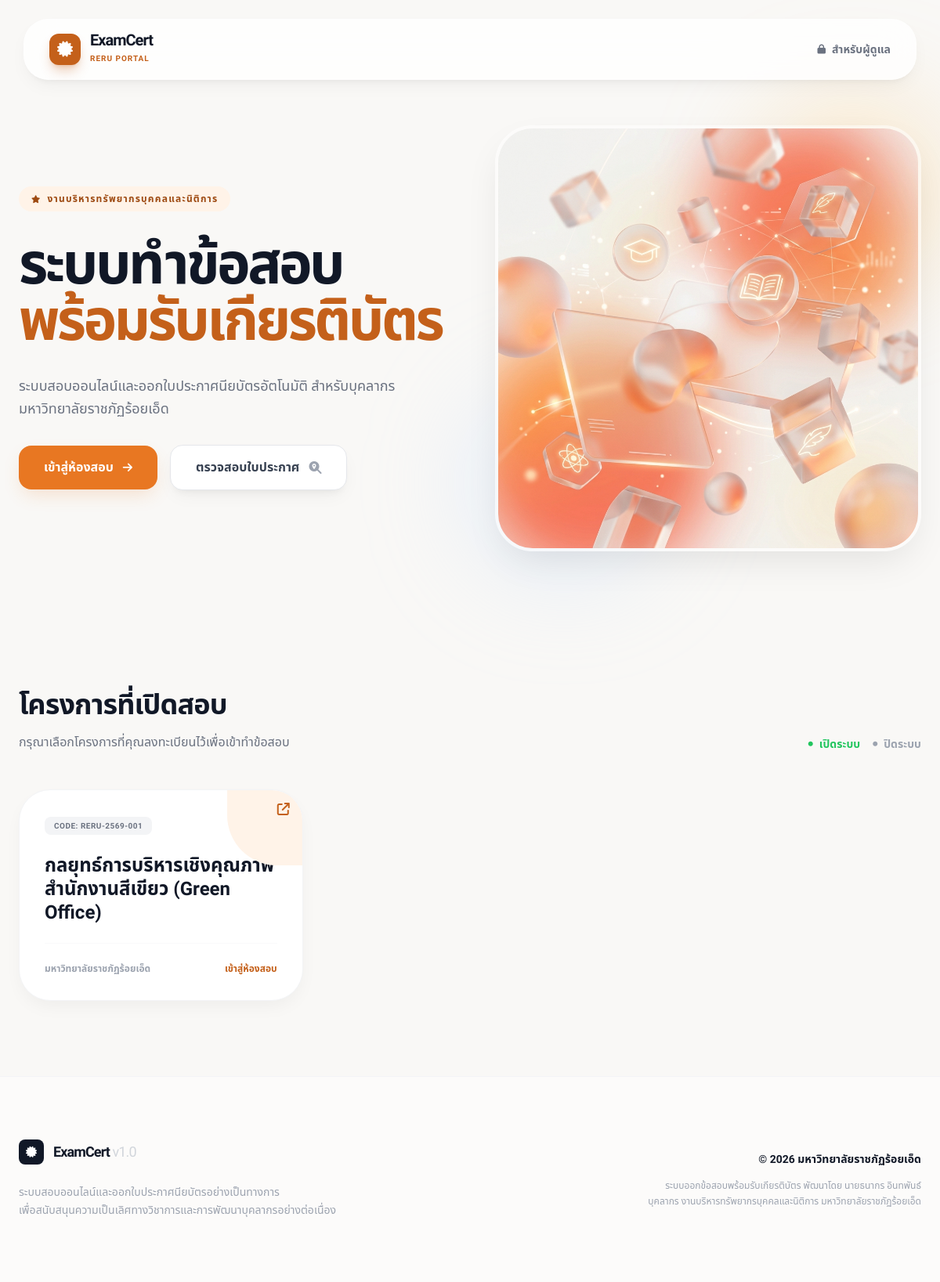
The page / on the database its author committed.
### tables this page shows
CREATE TABLE `projects` (
  `id` int NOT NULL AUTO_INCREMENT,
  `name` varchar(255) NOT NULL,
  `code` varchar(50) DEFAULT NULL,
  `description` text,
  `organizer` varchar(255) DEFAULT NULL,
  `location` varchar(255) DEFAULT NULL,
  `start_date` date DEFAULT NULL,
  `end_date` date DEFAULT NULL,
  `exam_start` datetime DEFAULT NULL,
  `exam_end` datetime DEFAULT NULL,
  `manual_override` tinyint(1) DEFAULT '0',
  `warning_before` int DEFAULT '30',
  `allow_early_login` tinyint(1) DEFAULT '0',
  `auto_submit_on_close` tinyint(1) DEFAULT '1',
  `pass_score` decimal(5,2) DEFAULT '70.00',
  `max_attempts` int DEFAULT '1',
  `time_limit_min` int DEFAULT '60',
  `question_count` int DEFAULT '0',
  `randomize_questions` tinyint(1) DEFAULT '1',
  `randomize_choices` tinyint(1) DEFAULT '1',
  `show_result_immediately` tinyint(1) DEFAULT '1',
  `cert_template_id` int DEFAULT NULL,
  `cert_number_prefix` varchar(20) DEFAULT 'CERT',
  `cert_sequence` int DEFAULT '1',
  `status` enum('draft','active','closed') DEFAULT 'draft',
  `created_by` int DEFAULT NULL,
  `created_at` timestamp NULL DEFAULT CURRENT_TIMESTAMP,
  `updated_at` timestamp NULL DEFAULT CURRENT_TIMESTAMP ON UPDATE CURRENT_TIMESTAMP,
  PRIMARY KEY (`id`),
  UNIQUE KEY `code` (`code`),
  KEY `cert_template_id` (`cert_template_id`),
  KEY `created_by` (`created_by`),
  CONSTRAINT `projects_ibfk_1` FOREIGN KEY (`cert_template_id`) REFERENCES `cert_templates` (`id`),
  CONSTRAINT `projects_ibfk_2` FOREIGN KEY (`created_by`) REFERENCES `admins` (`id`)
);

### config/config.php (called while the page is built, shortened)
<?php
function e(?string $value): string
{
    return htmlspecialchars((string) $value, ENT_QUOTES, 'UTF-8');
}
require_once __DIR__ . '/database.php';

### config/database.php (called while the page is built, shortened)
<?php
require_once __DIR__ . '/config.php';
function getDB(): PDO
{
    $dsn = sprintf('mysql:host=%s;dbname=%s;charset=%s', DB_HOST, DB_NAME, DB_CHARSET);
    try {
        $pdo = new PDO($dsn, DB_USER, DB_PASS, [
            PDO::ATTR_ERRMODE => PDO::ERRMODE_EXCEPTION,
            PDO::ATTR_DEFAULT_FETCH_MODE => PDO::FETCH_ASSOC,
            PDO::ATTR_EMULATE_PREPARES => false,
        ]);
        $pdo->exec("SET time_zone = '+07:00'");
        return $pdo;
    } catch (PDOException $e) {
        error_log('Database connection failed: ' . $e->getMessage());
        http_response_code(500);
        exit('Database connection failed.');
    }
}

### models/Project.php (called while the page is built, shortened)
<?php
function getAllProjects(): array
{
    $stmt = getDB()->query('
        SELECT p.*,
            (SELECT COUNT(*) FROM participants pp WHERE pp.project_id = p.id) AS participant_count,
            (SELECT COUNT(*) FROM questions q WHERE q.project_id = p.id) AS question_count_total
        FROM projects p
        ORDER BY p.created_at DESC
    ');
    return $stmt->fetchAll();
}

### views/public/landing.php (the view, shortened to what this page needs)
<?php
require VIEWS_PATH . '/layout/header.php';
?>
<div class="min-h-screen">
    <nav class="fixed top-6 left-1/2 -translate-x-1/2 z-50 w-[95%] max-w-7xl">
        <div class="glass shadow-soft rounded-[2rem] px-8 py-4 flex justify-between items-center border border-white/50">
            <div class="flex items-center gap-3">
                <div class="w-10 h-10 bg-primary-500 rounded-xl flex items-center justify-center text-white shadow-lg shadow-primary-500/30">
                    <i class="fas fa-certificate text-xl"></i>
                </div>
                <div>
                    <span class="text-xl font-extrabold tracking-tighter text-gray-900 block leading-none">ExamCert</span>
                    <span class="text-[10px] font-bold text-primary-500 uppercase tracking-widest leading-none">RERU Portal</span>
                </div>
            </div>
            <div class="flex items-center gap-6">
                <a href="<?= e(BASE_URL) ?>/admin/login.php" class="text-sm font-bold text-gray-500 hover:text-primary-500 transition-colors flex items-center gap-2">
                    <i class="fas fa-lock text-xs"></i> สำหรับผู้ดูแล
                </a>
            </div>
        </div>
    </nav>
    <header class="pt-40 pb-20 px-6">
        <div class="max-w-7xl mx-auto grid lg:grid-cols-2 gap-16 items-center">
            <div class="space-y-8 text-center lg:text-left">
                <div class="inline-flex items-center gap-2 px-4 py-2 bg-primary-50 text-primary-600 rounded-full text-xs font-extrabold uppercase tracking-widest animate-bounce">
                    <i class="fas fa-star text-[10px]"></i> งานบริหารทรัพยากรบุคคลและนิติการ
                </div>
                <h1 class="text-5xl md:text-7xl font-extrabold text-gray-900 leading-[1.1] tracking-tighter">
                    ระบบทำข้อสอบ<br>
                    <span class="text-primary-500">พร้อมรับเกียรติบัตร</span>
                </h1>
                <p class="text-lg text-gray-500 font-medium max-w-xl mx-auto lg:mx-0 leading-relaxed">
                    ระบบสอบออนไลน์และออกใบประกาศนียบัตรอัตโนมัติ สำหรับบุคลากรมหาวิทยาลัยราชภัฏร้อยเอ็ด
                </p>
                <div class="flex flex-wrap items-center justify-center lg:justify-start gap-4">
                    <a href="#active-exams" class="btn-premium flex items-center gap-3 group">
                        เข้าสู่ห้องสอบ <i class="fas fa-arrow-right text-sm group-hover:translate-x-1 transition-transform"></i>
                    </a>
                    <a href="<?= e(BASE_URL) ?>/public/verify.php" class="px-8 py-4 bg-white text-gray-700 font-bold rounded-2xl border border-gray-200 hover:bg-gray-50 transition-all flex items-center gap-3 shadow-soft">
                        ตรวจสอบใบประกาศ <i class="fas fa-search-location text-gray-400"></i>
                    </a>
                </div>
            </div>
            <div class="relative hidden lg:block">
                <img src="<?= e(BASE_URL) ?>/assets/img/landing_hero.png" alt="Hero" class="relative w-full rounded-[3rem] shadow-premium animate-float border-4 border-white/50">
            </div>
        </div>
    </header>
    <section id="active-exams" class="py-24 px-6 relative overflow-hidden">
        <div class="max-w-7xl mx-auto">
            <div class="flex flex-col md:flex-row md:items-end justify-between mb-12 gap-6">
                <div class="space-y-4">
                    <h2 class="text-4xl font-extrabold text-gray-900 tracking-tight">โครงการที่เปิดสอบ</h2>
                    <p class="text-gray-500 font-medium">กรุณาเลือกโครงการที่คุณลงทะเบียนไว้เพื่อเข้าทำข้อสอบ</p>
                </div>
                <div class="flex items-center gap-4 text-sm font-bold">
                    <span class="flex items-center gap-2 text-green-500"><i class="fas fa-circle text-[6px]"></i> เปิดระบบ</span>
                    <span class="flex items-center gap-2 text-gray-400"><i class="fas fa-circle text-[6px]"></i> ปิดระบบ</span>
                </div>
            </div>
            <?php if (!empty($projects)): ?>
            <div class="grid md:grid-cols-2 lg:grid-cols-3 gap-8">
                <?php foreach ($projects as $proj): ?>
                <a href="<?= e(BASE_URL) ?>/public/entry.php?project=<?= e($proj['code']) ?>" class="card-premium group relative overflow-hidden hover-lift">
                    <div class="absolute top-0 right-0 w-24 h-24 bg-primary-50 rounded-bl-[4rem] flex items-start justify-end p-4 group-hover:bg-primary-500 transition-colors duration-300">
                        <i class="fas fa-arrow-up-right-from-square text-primary-500 group-hover:text-white transition-colors"></i>
                    </div>
                    <div class="space-y-6">
                        <div class="inline-block px-3 py-1 bg-gray-100 text-gray-500 rounded-lg text-[10px] font-bold uppercase tracking-wider">
                            Code: <?= e($proj['code']) ?>
                        </div>
                        <h3 class="text-2xl font-bold text-gray-900 leading-tight group-hover:text-primary-600 transition-colors">
                            <?= e($proj['name']) ?>
                        </h3>
                        <div class="pt-6 border-t border-gray-50 flex items-center justify-between">
                            <span class="text-xs font-bold text-gray-400">มหาวิทยาลัยราชภัฏร้อยเอ็ด</span>
                            <span class="text-primary-500 font-extrabold text-xs group-hover:mr-2 transition-all">เข้าสู่ห้องสอบ</span>
                        </div>
                    </div>
                </a>
                <?php endforeach; ?>
            </div>
            <?php endif; ?>
        </div>
    </section>
    <footer class="py-20 px-6 border-t border-gray-100 bg-white/50">
        <div class="max-w-7xl mx-auto grid md:grid-cols-2 gap-12 items-center">
            <div>
                <div class="flex items-center gap-3 mb-6">
                    <div class="w-8 h-8 bg-gray-900 rounded-lg flex items-center justify-center text-white">
                        <i class="fas fa-certificate text-sm"></i>
                    </div>
                    <span class="text-lg font-extrabold tracking-tighter text-gray-900">ExamCert <span class="text-gray-300 font-medium">v1.0</span></span>
                </div>
                <p class="text-sm text-gray-400 leading-relaxed max-w-md">
                    ระบบสอบออนไลน์และออกใบประกาศนียบัตรอย่างเป็นทางการ<br>
                    เพื่อสนับสนุนความเป็นเลิศทางวิชาการและการพัฒนาบุคลากรอย่างต่อเนื่อง
                </p>
            </div>
            <div class="space-y-4 md:text-right">
                <p class="text-sm font-bold text-gray-900">&copy; <?= date('Y') ?> มหาวิทยาลัยราชภัฏร้อยเอ็ด</p>
                <div class="text-xs text-gray-400 space-y-1">
                    <p>ระบบออกข้อสอบพร้อมรับเกียรติบัตร พัฒนาโดย นายธนากร อินทพันธ์</p>
                    <p>บุคลากร งานบริหารทรัพยากรบุคคลและนิติการ มหาวิทยาลัยราชภัฏร้อยเอ็ด</p>
                </div>
            </div>
        </div>
    </footer>
</div>
<?php require VIEWS_PATH . '/layout/footer.php'; ?>

### assets/css/app.css (style rules this page uses)
*, *::before, *::after { box-sizing: border-box; }
html { scroll-behavior: smooth; }
body { font-family: 'Sarabun', 'Noto Sans Thai', 'Outfit', sans-serif; background-color: #F9F8F6; color: #1A1A1A; line-height: 1.7; -webkit-font-smoothing: antialiased; }

### views/public/landing.php (style rules this page uses)
html { scroll-behavior: smooth; }
.glass { background: rgba(255, 255, 255, 0.8); backdrop-filter: blur(20px); -webkit-backdrop-filter: blur(20px); border: 1px solid rgba(255, 255, 255, 0.2); }
.shadow-soft { box-shadow: 0 10px 25px -5px rgba(0, 0, 0, 0.05), 0 8px 10px -6px rgba(0, 0, 0, 0.05); }
.shadow-premium { box-shadow: 0 20px 50px -12px rgba(0, 0, 0, 0.1); }
.hover-lift { transition: transform 0.3s cubic-bezier(0.34, 1.56, 0.64, 1), box-shadow 0.3s ease; }
.btn-premium { position: relative; overflow: hidden; display: flex; align-items: center; justify-content: center; gap: 0.75rem; padding: 1rem 2rem; background-color: #E87722; color: white; font-weight: 700; border-radius: 1rem; transition: all 0.3s; box-shadow: 0 10px 25px -5px rgba(232, 119, 34, 0.2); }
.btn-premium::after { content: ''; position: absolute; top: 0; left: 0; width: 100%; height: 100%; background: linear-gradient(to right, transparent, rgba(255,255,255,0.2), transparent); transform: translateX(-100%); transition: transform 0.5s; }
.card-premium { background: white; border-radius: 2.5rem; padding: 2rem; border: 1px solid #F3F4F6; box-shadow: 0 10px 25px -5px rgba(0, 0, 0, 0.05); transition: all 0.3s; }
.animate-float { animation: float 6s ease-in-out infinite; }

### rows shown on the page
projects: code "RERU-2569-001", name "กลยุทธ์การบริหารเชิงคุณภาพสำนักงานสีเขียว (Green Office)"
